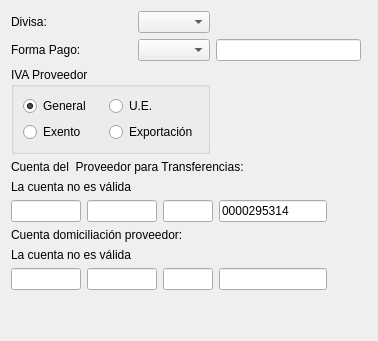
         <widget class="QWidget" name="tabFinanza">
          <attribute name="title">
           <string>Datos financieros</string>
          </attribute>
          <layout class="QGridLayout" name="gridLayout_4">
           <item row="1" column="0">
            <widget class="QLabel" name="label_21">
             <property name="text">
              <string>Forma Pago:</string>
             </property>
            </widget>
           </item>
           <item row="0" column="1">
            <widget class="QComboBox" name="cboDivisas"/>
           </item>
           <item row="4" column="0">
            <widget class="QLabel" name="lblCuenta1Valida">
             <property name="text">
              <string>La cuenta no es válida</string>
             </property>
            </widget>
           </item>
           <item row="3" column="0" colspan="3">
            <widget class="QLabel" name="label_20">
             <property name="text">
              <string>Cuenta del  Proveedor para Transferencias:</string>
             </property>
            </widget>
           </item>
           <item row="1" column="1">
            <widget class="QComboBox" name="txtcodigoFormaPago"/>
           </item>
           <item row="2" column="0" colspan="2">
            <widget class="QGroupBox" name="groupBox">
             <property name="minimumSize">
              <size>
               <width>182</width>
               <height>0</height>
              </size>
             </property>
             <property name="title">
              <string>IVA Proveedor</string>
             </property>
             <layout class="QGridLayout" name="gridLayout_29">
              <item row="0" column="1">
               <widget class="QRadioButton" name="radUE">
                <property name="text">
                 <string>U.E.</string>
                </property>
               </widget>
              </item>
              <item row="0" column="0">
               <widget class="QRadioButton" name="radGeneral">
                <property name="text">
                 <string>General</string>
                </property>
                <property name="checked">
                 <bool>true</bool>
                </property>
               </widget>
              </item>
              <item row="1" column="0">
               <widget class="QRadioButton" name="radExcento">
                <property name="text">
                 <string>Exento</string>
                </property>
               </widget>
              </item>
              <item row="1" column="1">
               <widget class="QRadioButton" name="radExportacion">
                <property name="text">
                 <string>Exportación</string>
                </property>
               </widget>
              </item>
             </layout>
            </widget>
           </item>
           <item row="6" column="0" colspan="2">
            <widget class="QLabel" name="label_27">
             <property name="text">
              <string>Cuenta domiciliación proveedor:</string>
             </property>
            </widget>
           </item>
           <item row="5" column="0" colspan="4">
            <layout class="QHBoxLayout" name="horizontalLayout_2">
             <item>
              <widget class="QLineEdit" name="txtentidad_bancaria_proveedor">
               <property name="maximumSize">
                <size>
                 <width>70</width>
                 <height>16777215</height>
                </size>
               </property>
              </widget>
             </item>
             <item>
              <widget class="QLineEdit" name="txtoficina_bancaria_proveedor">
               <property name="maximumSize">
                <size>
                 <width>70</width>
                 <height>16777215</height>
                </size>
               </property>
              </widget>
             </item>
             <item>
              <widget class="QLineEdit" name="txtdc_proveedor">
               <property name="maximumSize">
                <size>
                 <width>50</width>
                 <height>16777215</height>
                </size>
               </property>
              </widget>
             </item>
             <item>
              <widget class="QLineEdit" name="txtcc_proveedor">
               <property name="text">
                <string>0000295314</string>
               </property>
              </widget>
             </item>
             <item>
              <spacer name="horizontalSpacer">
               <property name="orientation">
                <enum>Qt::Horizontal</enum>
               </property>
               <property name="sizeHint" stdset="0">
                <size>
                 <width>40</width>
                 <height>20</height>
                </size>
               </property>
              </spacer>
             </item>
            </layout>
           </item>
           <item row="9" column="1">
            <spacer name="verticalSpacer_2">
             <property name="orientation">
              <enum>Qt::Vertical</enum>
             </property>
             <property name="sizeHint" stdset="0">
              <size>
               <width>20</width>
               <height>40</height>
              </size>
             </property>
            </spacer>
           </item>
           <item row="0" column="0">
            <widget class="QLabel" name="label_32">
             <property name="text">
              <string>Divisa:</string>
             </property>
            </widget>
           </item>
           <item row="1" column="2">
            <widget class="QLineEdit" name="txtforma_pago">
             <property name="focusPolicy">
              <enum>Qt::NoFocus</enum>
             </property>
             <property name="readOnly">
              <bool>true</bool>
             </property>
            </widget>
           </item>
           <item row="7" column="0">
            <widget class="QLabel" name="lblcuenta2Valida">
             <property name="text">
              <string>La cuenta no es válida</string>
             </property>
            </widget>
           </item>
           <item row="8" column="0" colspan="4">
            <layout class="QHBoxLayout" name="horizontalLayout_8">
             <item>
              <widget class="QLineEdit" name="txtentidad_pago_proveedor">
               <property name="maximumSize">
                <size>
                 <width>70</width>
                 <height>16777215</height>
                </size>
               </property>
              </widget>
             </item>
             <item>
              <widget class="QLineEdit" name="txtoficina_pago_proveedor">
               <property name="maximumSize">
                <size>
                 <width>70</width>
                 <height>16777215</height>
                </size>
               </property>
              </widget>
             </item>
             <item>
              <widget class="QLineEdit" name="txtdc_pago_proveedor">
               <property name="maximumSize">
                <size>
                 <width>50</width>
                 <height>16777215</height>
                </size>
               </property>
              </widget>
             </item>
             <item>
              <widget class="QLineEdit" name="txtcuentaPagoProveedor"/>
             </item>
             <item>
              <spacer name="horizontalSpacer_3">
               <property name="orientation">
                <enum>Qt::Horizontal</enum>
               </property>
               <property name="sizeHint" stdset="0">
                <size>
                 <width>40</width>
                 <height>20</height>
                </size>
               </property>
              </spacer>
             </item>
            </layout>
           </item>
          </layout>
         </widget>
